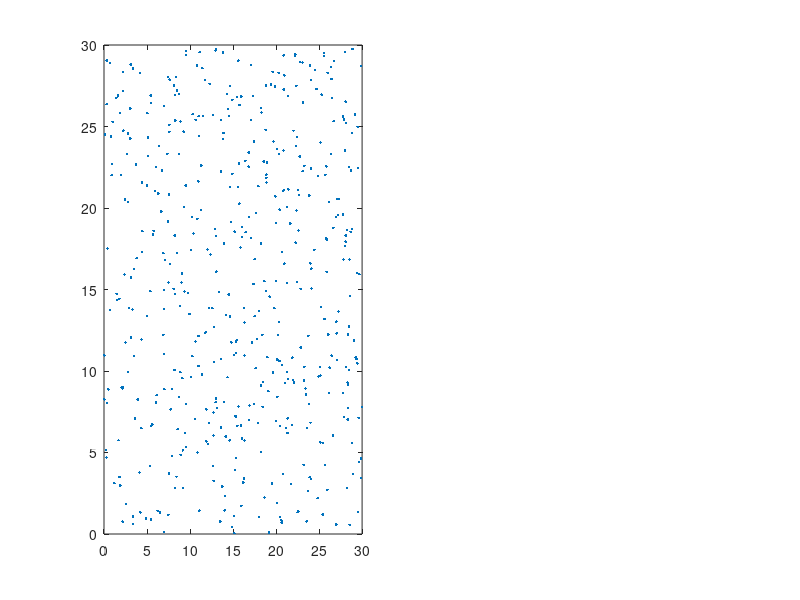

MATLAB code for this plot: (Note: this script raises an error after producing the figure.)
rng(34)
clear all;
close all;
clc;



%tic
my_n=500

for i =1:my_n
t_x = 30*rand(1,1);
x(i,1) = t_x;
t_y = 30*rand(1,1);
y(i,1) = t_y;
end

n=length(x);
p=[];
for i=1:n
   p=[p;x(i) y(i)];     %collect convex hull points
end
figure(1)
subplot(1,2,1)
plot(x,y,'.');

%%
[t index]=max(p(:,2));  %find the index of the bigges value
tmp_p=p(index,:);         %find the biggest point
tmp_heng=[tmp_p(1)+30,tmp_p(2)];    %set a point that is in the same line of biggest point

for i=1:n           %
    theta(i)=multi_jiao(tmp_heng,p(i,:),tmp_p);  %caculate the angle between every point and the biggest point
end
theta=theta';
p=[p theta];

p=sortrows(p,3);    %sort by the third column, that is angle

re{1}=p(n,1:2);     %re like stack
re{2}=p(1,1:2);
re{3}=p(2,1:2);
top=3;    % pointer of stack top

for i=3:n
    while multi(p(i,1:2),re{top-1},re{top})>=0      
        top=top-1;       
    end
    top=top+1;
    re{top}=p(i,1:2)
end

%figure(2);
count1=1;
count2=1;
subplot(1,2,2)
ln=length(re)
for t_n=1:ln-1
   r_x(t_n)=re{t_n}(1,1);
   r_y(t_n)=re{t_n}(1,2);
end
for t_n=1:ln-2
   line([r_x(t_n),r_x(t_n+1)],[r_y(t_n),r_y(t_n+1)]);
   hold on;
end
line([r_x(ln-1),r_x(1)],[r_y(ln-1),r_y(1)]);
hold off;

t1=toc
%%%%%%%%%%%%%%%%%%%%%%%%%%%%%%%%%%%%%%%%%%%%%%%%%%%%%%%%%%%%%%%%%%%%%%%%%%%%%%%%%%%%%%%%%%

%tic
my_n2=10000                                   

for i =1:my_n2
t_x = 30*rand(1,1);
x(i,1) = t_x;
t_y = 30*rand(1,1);
y(i,1) = t_y;
end

n=length(x);
p2=[];
for i=1:n
   p2=[p2;x(i) y(i)];     %collect convex hull points
end
figure(2)
subplot(1,2,1)
plot(x,y,'.');


[t index]=max(p2(:,2));   %find the index of the bigges value
tmp_p=p2(index,:);          %find the biggest point
tmp_heng=[tmp_p(1)+30,tmp_p(2)];     %set a point that is in the same line of biggest point

for i=1:n         
    theta2(i)=multi_jiao(tmp_heng,p2(i,:),tmp_p);  %caculate the angle between every point and the biggest point
end
theta2=theta2';
p2=[p2 theta2];

p2=sortrows(p2,3);    %sort by the third column, that is angle

re{1}=p2(n,1:2);    %re like stack
re{2}=p2(1,1:2);
re{3}=p2(2,1:2);
top=3;     % pointer of stack top

for i=3:n-1
    while multi(p2(i,1:2),re{top-1},re{top})>=0       
        top=top-1;       
    end
    top=top+1;
    re{top}=p2(i,1:2)
end

%figure(2);
count1=1;
count2=1;
subplot(1,2,2)
ln=length(re)
for t_n=1:ln-1
   r_x(t_n)=re{t_n}(1,1);
   r_y(t_n)=re{t_n}(1,2);
end
for t_n=1:ln-2
   line([r_x(t_n),r_x(t_n+1)],[r_y(t_n),r_y(t_n+1)]);
   hold on;
end
line([r_x(ln-1),r_x(1)],[r_y(ln-1),r_y(1)]);
hold off;

%t2=toc

%%%%%%%%%%%%%%%%%%%%%%%%%%%%%%%%%%%%%%%%%%%%%%%%%%%%%%%%%%%%%%%%%%%%%
my_n=500;count = 1;
for my_n=500:500:10000
      clear theta3;
    tic;
    for i =1:my_n
    t_x = 30*rand(1,1);
    x(i,1) = t_x;
    t_y = 30*rand(1,1);
    y(i,1) = t_y;
    end

    n=length(x);
    p=[];
    for i=1:n
       p=[p;x(i) y(i)];     %collect convex hull points
    end
    % figure(1)
    % subplot(1,2,1)
    % plot(x,y,'.');

    %%
    [t index]=max(p(:,2));  %find the index of the bigges value
    tmp_p=p(index,:);         %find the biggest point
    tmp_heng=[tmp_p(1)+30,tmp_p(2)];    %set a point that is in the same line of biggest point

    for i=1:n           %
        theta3(i)=multi_jiao(tmp_heng,p(i,:),tmp_p);  %caculate the angle between every point and the biggest point
    end
    theta3=theta3';
    p=[p,theta3];

    p=sortrows(p,3);    %sort by the third column, that is angle

    re{1}=p(n,1:2);     %re like stack
    re{2}=p(1,1:2);
    re{3}=p(2,1:2);
    top=3;    % pointer of stack top

    for i=3:n
        while multi(p(i,1:2),re{top-1},re{top})>=0      
            top=top-1;       
        end
        top=top+1;
        re{top}=p(i,1:2)
    end

    %figure(2);
    count1=1;
    count2=1;
    subplot(1,2,2)
    ln=length(re)
    for t_n=1:ln-1
       r_x(t_n)=re{t_n}(1,1);
       r_y(t_n)=re{t_n}(1,2);
    end
    % for t_n=1:ln-2
    %    line([r_x(t_n),r_x(t_n+1)],[r_y(t_n),r_y(t_n+1)]);
    %    hold on;
    % end
    %line([r_x(ln-1),r_x(1)],[r_y(ln-1),r_y(1)]);
    %hold off;
    
    temp_t=toc
    time(count) = temp_t; count= count +1;
  
end
figure(3)
tt_x = [500:500:10000];
stem(tt_x,time); ylabel('cpu running time');xlabel('n points');
